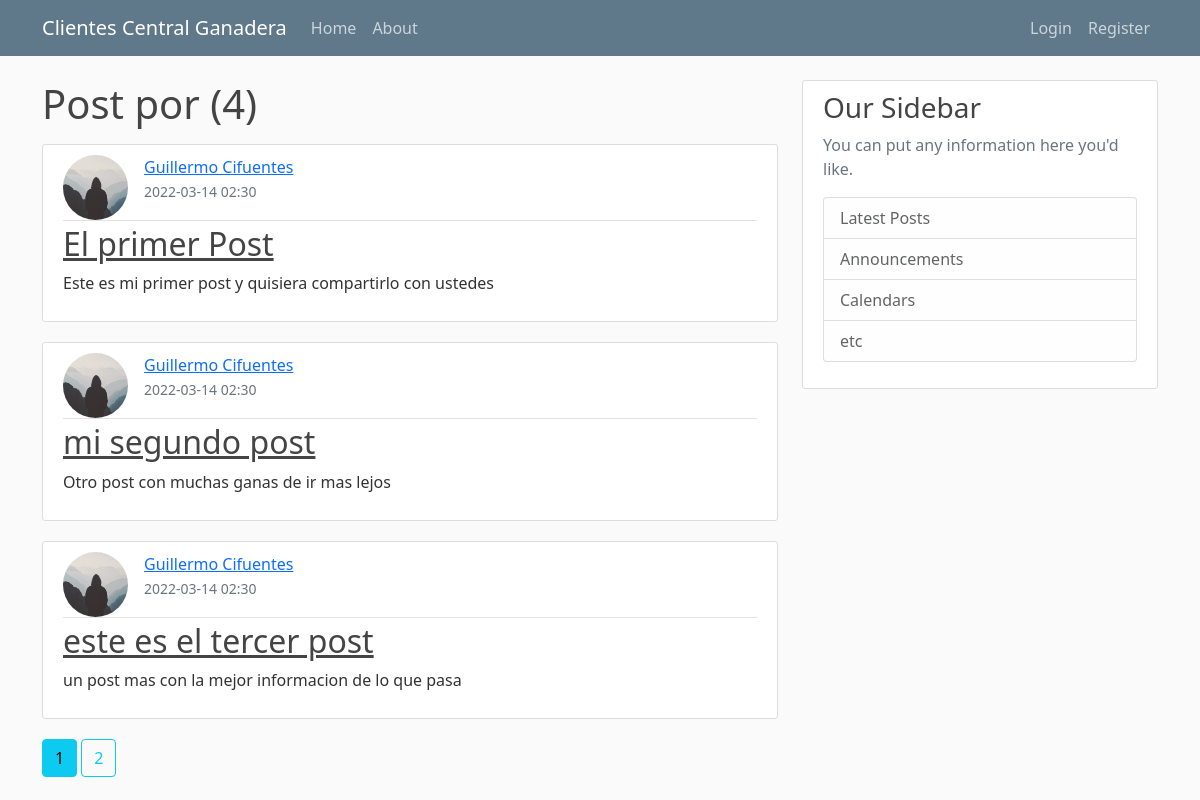
/user/Guillermo Cifuentes, run on the app's committed database.
### blogcg/models.py (models this page shows, shortened)
class Post(db.Model):
   id=db.Column(db.Integer, primary_key=True)
   title=db.Column(db.String(100),nullable=False)
   date_posted=db.Column(db.DateTime,nullable=False,default=datetime.utcnow())
   content=db.Column(db.Text,nullable=False)
   user_id=db.Column(db.Integer,db.ForeignKey('user.id'),nullable=False)

class User(db.Model,UserMixin):
    id=db.Column(db.Integer, primary_key=True)
    username=db.Column(db.String(20),unique=True,nullable=False)
    email=db.Column(db.String(120),unique=True,nullable=False)
    image_file=db.Column(db.String(20),unique=False,default='default.jpg')
    password=db.Column(db.String(60),nullable=False)
    posts=db.relationship('Post', backref='author',lazy=True)

### blogcg/users/routes.py (the view)
@users.route("/user/<string:username>")
def user_posts(username):
    page=request.args.get('page', 1, type=int)
    user= User.query.filter_by(username=username).first_or_404()
    posts= Post.query.filter_by(author=user)\
        .order_by(Post.date_posted.desc())\
        .paginate(page=page,per_page=3)
    return render_template('user_posts.html',posts=posts, user=user)

### blogcg/templates/user_posts.html (shortened to what this page needs)
{% extends "layout.html" %}
{% block content %}
    <h1 class="mb-3">Post por {{ user.name }} ({{ posts.total }})</h1>
    {% for post in posts.items %}
      <article class="media content-section">
        <img class="rounded-circle article-img float-start" src="{{ url_for('static', filename='profile_pics/' + post.author.image_file) }}">
       <div class="media-body">
          <div class="article-metadata">
            <a class="mr-2" href="{{ url_for('users.user_posts', username=post.author.username) }}">{{ post.author.username }}</a></br>
            <small class="text-muted">{{ post.date_posted.strftime('%Y-%m-%d %H:%M') }}</small></br>
          </div>
          <h2><a class="article-title" href="{{ url_for('posts.post', post_id=post.id) }}">{{ post.title }}</a></h2>
          <p class="article-content">{{ post.content }}</p>
        </div>
      </article>
    {% endfor %}
    {% for page_num in posts.iter_pages(left_edge=1, right_edge=1, left_current=1, right_current=2) %}
      {% if page_num %}
        {% if posts.page == page_num %}
          <a class="btn btn-info mb-4" href="{{ url_for('users.user_posts', username=user.username, page=page_num) }}">{{ page_num }}</a>
        {% else %}
          <a class="btn btn-outline-info mb-4" href="{{ url_for('users.user_posts', username=user.username, page=page_num) }}">{{ page_num }}</a>
        {% endif %}
      {% endif %}
    {% endfor %}
{% endblock content %}

### blogcg/static/main.css (style rules this page uses)
body { background: #fafafa; color: #333333; margin-top: 5rem; }
h1, h2, h3, h4, h5, h6 { color: #444444; }
.content-section { background: #ffffff; padding: 10px 20px; border: 1px solid #dddddd; border-radius: 3px; margin-bottom: 20px; }
.article-title { color: #444444; }
.article-content { white-space: pre-line; }
.article-img { height: 65px; width: 65px; margin-right: 16px; }
.article-metadata { padding-bottom: 1px; margin-bottom: 4px; border-bottom: 1px solid #e3e3e3 }

### data on the page
Post: image_file (placeholder picture), author.username "Guillermo Cifuentes", date_posted "2022-03-14 02:30", title "El primer Post", content "Este es mi primer post y quisiera compartirlo con ustedes"
Post: image_file (placeholder picture), author.username "Guillermo Cifuentes", date_posted "2022-03-14 02:30", title "mi segundo post", content "Otro post con muchas ganas de ir mas lejos"
Post: image_file (placeholder picture), author.username "Guillermo Cifuentes", date_posted "2022-03-14 02:30", title "este es el tercer post", content "un post mas con la mejor informacion de lo que pasa"

### other printed values
{{ posts.total }} "4"
{{ page_num }} "1"
{{ page_num }} "2"
